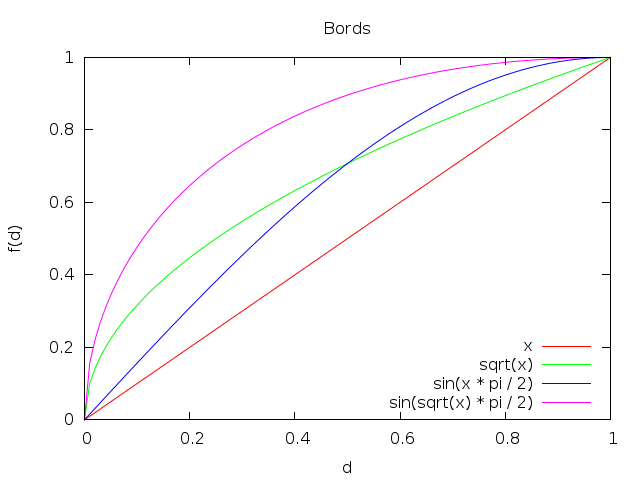

Write gnuplot code to recreate this figure.
# gnuplot script
# $ gnuplot < sides.gp

set terminal pngcairo

set output "sides.png"
set title "Bords"
set ylabel "f(d)"
set xlabel "d"
set key right bottom

plot [0:1] x, sqrt(x), sin(x * pi / 2), sin(sqrt(x) * pi / 2)

